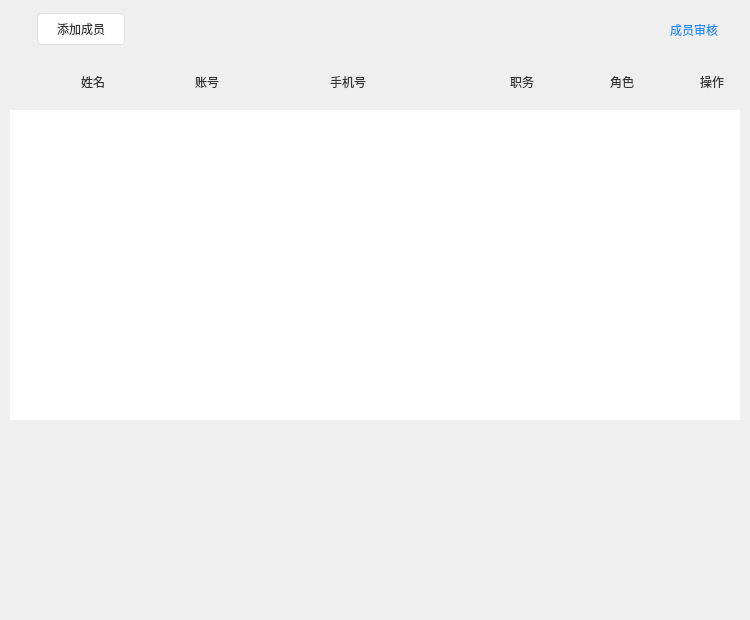
<?xml version="1.0" encoding="UTF-8"?>
<ui version="4.0">
 <class>EntCenterMemberWidget</class>
 <widget class="QWidget" name="EntCenterMemberWidget">
  <property name="geometry">
   <rect>
    <x>0</x>
    <y>0</y>
    <width>750</width>
    <height>620</height>
   </rect>
  </property>
  <property name="sizePolicy">
   <sizepolicy hsizetype="Fixed" vsizetype="Fixed">
    <horstretch>0</horstretch>
    <verstretch>0</verstretch>
   </sizepolicy>
  </property>
  <property name="minimumSize">
   <size>
    <width>700</width>
    <height>620</height>
   </size>
  </property>
  <property name="maximumSize">
   <size>
    <width>800</width>
    <height>620</height>
   </size>
  </property>
  <property name="windowTitle">
   <string>FinanMemberWidget</string>
  </property>
  <property name="styleSheet">
   <string notr="true">QWidget#FinanMemberWidget{background-color: rgb(255, 255, 255);border-radius:8px;}</string>
  </property>
  <widget class="QPushButton" name="addMemberButton">
   <property name="geometry">
    <rect>
     <x>37</x>
     <y>13</y>
     <width>88</width>
     <height>32</height>
    </rect>
   </property>
   <property name="sizePolicy">
    <sizepolicy hsizetype="Fixed" vsizetype="Fixed">
     <horstretch>0</horstretch>
     <verstretch>0</verstretch>
    </sizepolicy>
   </property>
   <property name="minimumSize">
    <size>
     <width>88</width>
     <height>32</height>
    </size>
   </property>
   <property name="maximumSize">
    <size>
     <width>88</width>
     <height>32</height>
    </size>
   </property>
   <property name="styleSheet">
    <string notr="true">QPushButton{background-color:#FFFFFF;border-radius:4px;font:14px &quot;微软雅黑&quot;;color:#333333;border:1px solid #DEDEDE;}
QPushButton:hover,pressed{background-color:#F4F4F4;border-radius:4px;font:14px &quot;微软雅黑&quot;;color:#333333;}</string>
   </property>
   <property name="text">
    <string>添加成员</string>
   </property>
  </widget>
  <widget class="QLabel" name="labelAudit">
   <property name="geometry">
    <rect>
     <x>670</x>
     <y>22</y>
     <width>61</width>
     <height>16</height>
    </rect>
   </property>
   <property name="sizePolicy">
    <sizepolicy hsizetype="Preferred" vsizetype="Fixed">
     <horstretch>0</horstretch>
     <verstretch>15</verstretch>
    </sizepolicy>
   </property>
   <property name="minimumSize">
    <size>
     <width>0</width>
     <height>16</height>
    </size>
   </property>
   <property name="maximumSize">
    <size>
     <width>16777215</width>
     <height>16</height>
    </size>
   </property>
   <property name="cursor">
    <cursorShape>PointingHandCursor</cursorShape>
   </property>
   <property name="styleSheet">
    <string notr="true">font: 14px &quot;微软雅黑&quot;;
color: #1E8BED;
border-bottom:0px;</string>
   </property>
   <property name="text">
    <string>成员审核</string>
   </property>
  </widget>
  <widget class="QLabel" name="label">
   <property name="geometry">
    <rect>
     <x>81</x>
     <y>74</y>
     <width>27</width>
     <height>15</height>
    </rect>
   </property>
   <property name="sizePolicy">
    <sizepolicy hsizetype="Preferred" vsizetype="Fixed">
     <horstretch>0</horstretch>
     <verstretch>0</verstretch>
    </sizepolicy>
   </property>
   <property name="minimumSize">
    <size>
     <width>27</width>
     <height>15</height>
    </size>
   </property>
   <property name="maximumSize">
    <size>
     <width>270</width>
     <height>15</height>
    </size>
   </property>
   <property name="styleSheet">
    <string notr="true">font: 14px &quot;微软雅黑&quot;;
color:#333333;
border-bottom:0px;</string>
   </property>
   <property name="text">
    <string>姓名</string>
   </property>
  </widget>
  <widget class="QLabel" name="label_2">
   <property name="geometry">
    <rect>
     <x>195</x>
     <y>74</y>
     <width>27</width>
     <height>15</height>
    </rect>
   </property>
   <property name="sizePolicy">
    <sizepolicy hsizetype="Preferred" vsizetype="Fixed">
     <horstretch>0</horstretch>
     <verstretch>0</verstretch>
    </sizepolicy>
   </property>
   <property name="minimumSize">
    <size>
     <width>27</width>
     <height>15</height>
    </size>
   </property>
   <property name="maximumSize">
    <size>
     <width>270</width>
     <height>15</height>
    </size>
   </property>
   <property name="styleSheet">
    <string notr="true">font: 14px &quot;微软雅黑&quot;;
color:#333333;
border-bottom:0px;</string>
   </property>
   <property name="text">
    <string>账号</string>
   </property>
  </widget>
  <widget class="QLabel" name="label_3">
   <property name="geometry">
    <rect>
     <x>330</x>
     <y>74</y>
     <width>45</width>
     <height>15</height>
    </rect>
   </property>
   <property name="sizePolicy">
    <sizepolicy hsizetype="Preferred" vsizetype="Fixed">
     <horstretch>0</horstretch>
     <verstretch>0</verstretch>
    </sizepolicy>
   </property>
   <property name="minimumSize">
    <size>
     <width>45</width>
     <height>15</height>
    </size>
   </property>
   <property name="maximumSize">
    <size>
     <width>270</width>
     <height>15</height>
    </size>
   </property>
   <property name="styleSheet">
    <string notr="true">font: 14px &quot;微软雅黑&quot;;
color:#333333;
border-bottom:0px;</string>
   </property>
   <property name="text">
    <string>手机号</string>
   </property>
  </widget>
  <widget class="QLabel" name="label_4">
   <property name="geometry">
    <rect>
     <x>510</x>
     <y>74</y>
     <width>27</width>
     <height>15</height>
    </rect>
   </property>
   <property name="sizePolicy">
    <sizepolicy hsizetype="Preferred" vsizetype="Fixed">
     <horstretch>0</horstretch>
     <verstretch>0</verstretch>
    </sizepolicy>
   </property>
   <property name="minimumSize">
    <size>
     <width>27</width>
     <height>15</height>
    </size>
   </property>
   <property name="maximumSize">
    <size>
     <width>270</width>
     <height>15</height>
    </size>
   </property>
   <property name="styleSheet">
    <string notr="true">font: 14px &quot;微软雅黑&quot;;
color:#333333;
border-bottom:0px;</string>
   </property>
   <property name="text">
    <string>职务</string>
   </property>
  </widget>
  <widget class="QLabel" name="label_6">
   <property name="geometry">
    <rect>
     <x>700</x>
     <y>74</y>
     <width>27</width>
     <height>15</height>
    </rect>
   </property>
   <property name="sizePolicy">
    <sizepolicy hsizetype="Preferred" vsizetype="Fixed">
     <horstretch>0</horstretch>
     <verstretch>0</verstretch>
    </sizepolicy>
   </property>
   <property name="minimumSize">
    <size>
     <width>27</width>
     <height>15</height>
    </size>
   </property>
   <property name="maximumSize">
    <size>
     <width>270</width>
     <height>15</height>
    </size>
   </property>
   <property name="styleSheet">
    <string notr="true">font: 14px &quot;微软雅黑&quot;;
color:#333333;
border-bottom:0px;</string>
   </property>
   <property name="text">
    <string>操作</string>
   </property>
  </widget>
  <widget class="QListWidget" name="listWidget">
   <property name="geometry">
    <rect>
     <x>10</x>
     <y>110</y>
     <width>730</width>
     <height>310</height>
    </rect>
   </property>
   <property name="sizePolicy">
    <sizepolicy hsizetype="Fixed" vsizetype="Fixed">
     <horstretch>0</horstretch>
     <verstretch>0</verstretch>
    </sizepolicy>
   </property>
   <property name="minimumSize">
    <size>
     <width>730</width>
     <height>310</height>
    </size>
   </property>
   <property name="maximumSize">
    <size>
     <width>740</width>
     <height>310</height>
    </size>
   </property>
   <property name="styleSheet">
    <string notr="true">QListWidget{border-bottom-left-radius:0px;}
QListWidget::Item{background:rgb(255,255,255);}</string>
   </property>
   <property name="frameShape">
    <enum>QFrame::NoFrame</enum>
   </property>
   <property name="verticalScrollBarPolicy">
    <enum>Qt::ScrollBarAsNeeded</enum>
   </property>
   <property name="horizontalScrollBarPolicy">
    <enum>Qt::ScrollBarAlwaysOff</enum>
   </property>
   <property name="selectionMode">
    <enum>QAbstractItemView::SingleSelection</enum>
   </property>
   <property name="selectionBehavior">
    <enum>QAbstractItemView::SelectItems</enum>
   </property>
  </widget>
  <widget class="QLabel" name="label_5">
   <property name="geometry">
    <rect>
     <x>610</x>
     <y>74</y>
     <width>28</width>
     <height>15</height>
    </rect>
   </property>
   <property name="sizePolicy">
    <sizepolicy hsizetype="Preferred" vsizetype="Fixed">
     <horstretch>0</horstretch>
     <verstretch>0</verstretch>
    </sizepolicy>
   </property>
   <property name="minimumSize">
    <size>
     <width>27</width>
     <height>15</height>
    </size>
   </property>
   <property name="maximumSize">
    <size>
     <width>270</width>
     <height>15</height>
    </size>
   </property>
   <property name="styleSheet">
    <string notr="true">font: 14px &quot;微软雅黑&quot;;
color:#333333;
border-bottom:0px;</string>
   </property>
   <property name="text">
    <string>角色</string>
   </property>
  </widget>
 </widget>
 <layoutdefault spacing="6" margin="11"/>
 <resources>
  <include location="EntCenterWidget.qrc"/>
 </resources>
 <connections/>
</ui>
